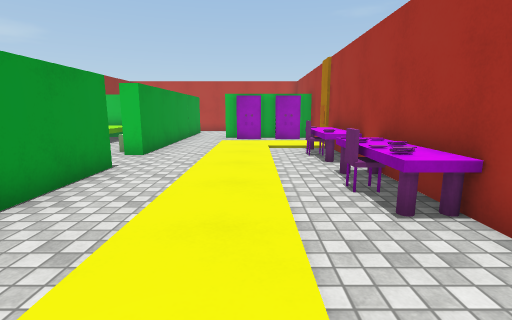
View 1 (above)

19 first-person views from a walk through a 3-D level made in the Unity game engine. The camera is 1.3 m above the floor, tilts 10° down and sees 85° across. The floor is counted in squares, 1 m on a side. Each view is taken from the middle of a square. On the plan, view 1 faces up. The plan holds only what a view shows up to about 13 squares ahead; the rest is blank. The player character is not drawn. Surface patterns are stand-ins for the level's own textures.

View 2
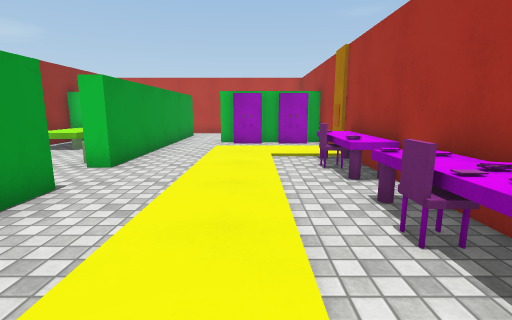

View 3
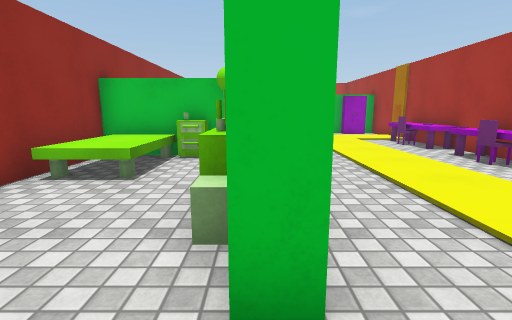

View 4
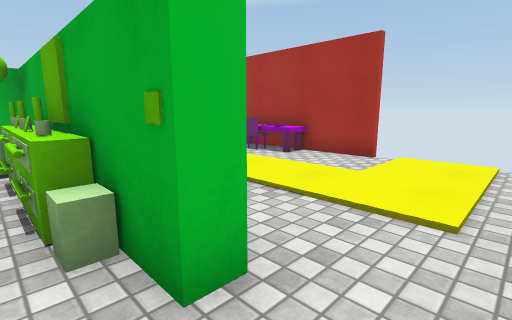

View 5
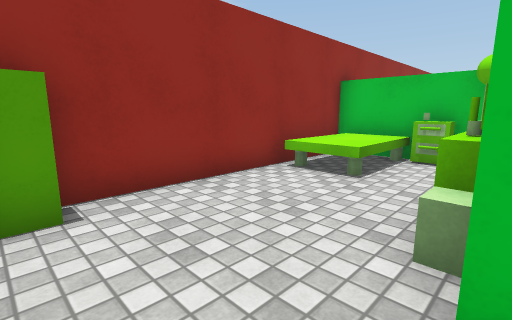

View 6
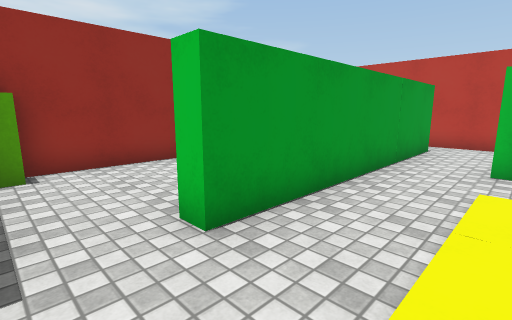

View 7
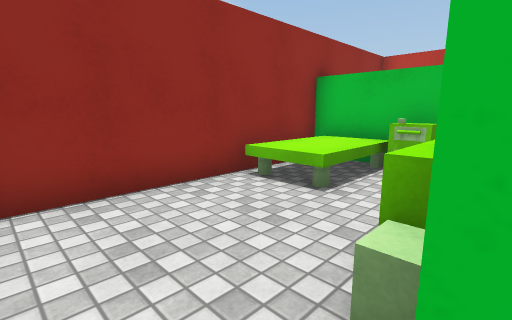

View 8
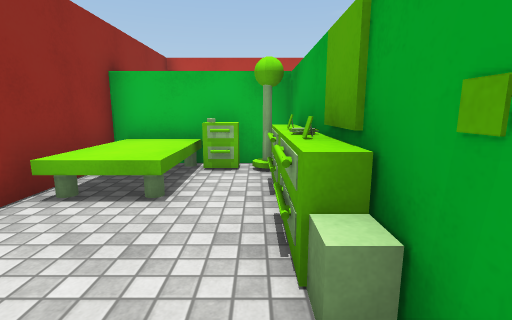

View 9
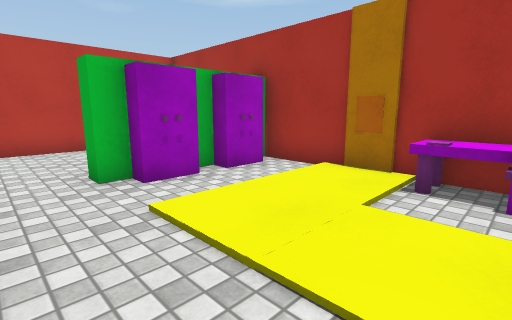

View 10
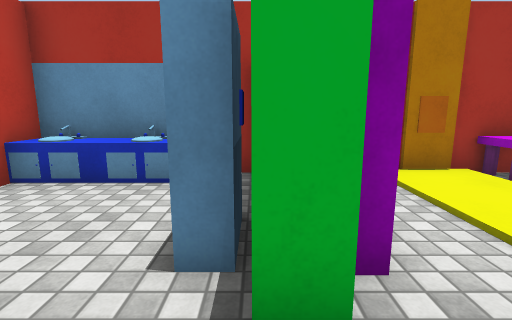

View 11
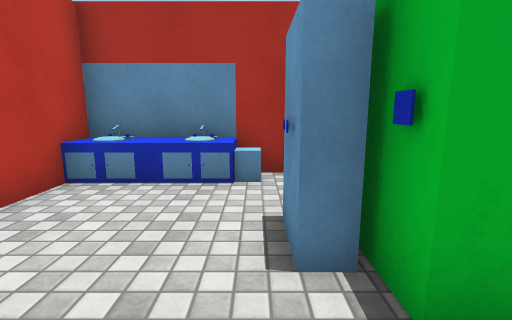

View 12
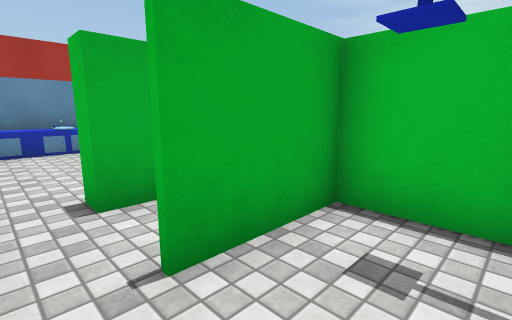

View 13
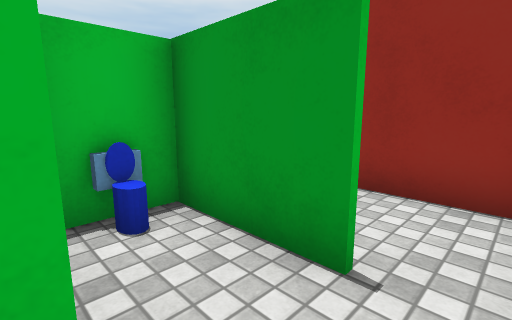

View 14
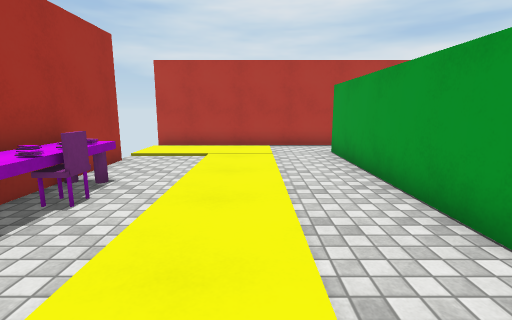

View 15
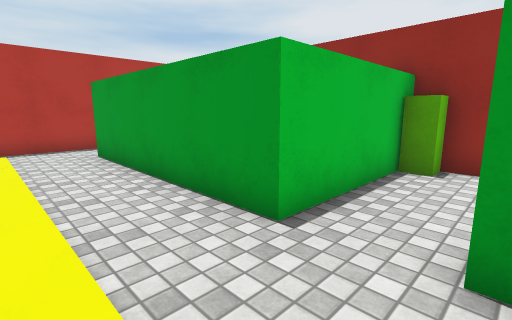

View 16
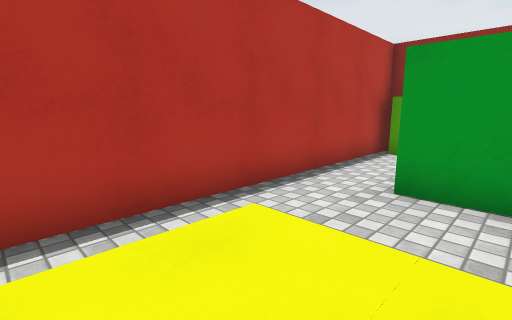

View 17
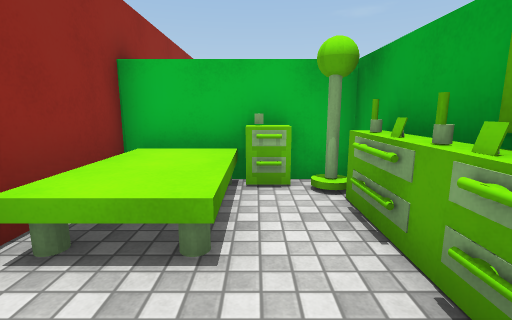

View 18
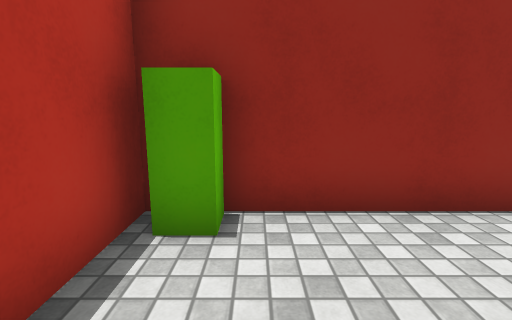

View 19
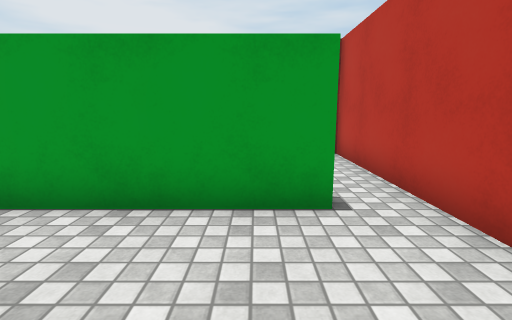

### Floor plan
Points are (right, up) in squares from view 1. A wall is a line through its corners. A room is listed if a view was taken in it or the views show most of it. See-through windows are left out.
Room 1 (views 1, 2, 3, 4, 5, 6, 7, 8, 9, 10, 11, 13, 14, 15, 16, 17, 18, 19)
walls: (-4.2, 5.4) (-4.2, 6.2) (-4.6, 6.2); (-3.6, 9.5) (-3.6, 8.7) (-4.2, 8.7) (-4.2, 9.5); (-7.4, 6.2) (-8.5, 6.2) (-8.5, -2.5) (3.1, -2.5); (-7.5, 6.8) (-3.6, 6.8) (-3.6, 5.4); (-4.2, 11.4) (-4.2, 14.9) (-8.5, 14.9) (-8.5, 7.5); (-3.6, 0.6) (-3.6, -0.5) (-4.2, -0.5) (-4.2, 0.5); (2.8, 1.1) (2.8, 14.4) (-1.6, 14.4) (-1.6, 15) (-0.5, 15); (2.8, 15) (2.8, 16.5); (-4.2, 18) (-3.6, 18) (-3.6, 11.4); (2.9, 19.5) (-4.5, 19.5)
ways out: opening at (-4, 19) to room 3; gap at (3, 1)
objects: green block (-8, -2); bed (-8, 3) to (-6, 6); green block (-8, 7); bed (-8, 12) to (-6, 14); other object (-6, 6); other object (-6, 14); other object (-5, 2) to (-4, 5); lamp (-5, 6); block (-5, 10) to (-4, 10); other object (-5, 11) to (-4, 13); lamp (-5, 14); block (-4, 1); other object (-4, 2); other object (-4, 3); other object (-4, 5); other object (-4, 11); closet (-1, 14) to (0, 14); closet (-1, 15) to (0, 16); closet (1, 14) to (2, 14); table (2, 4) to (2, 6); table (2, 8); chair (2, 9); table (2, 10); blue block (2, 16); sink (2, 17) to (2, 19)
Room 2 (view 12)
walls: (-8, 15.5) (-6, 15.5); (-6.1, 15.4) (-6.1, 18.1); (-6.5, 19.5) (-8.5, 19.5) (-8.5, 17.5)
ways out: opening at (-6, 19) to room 3
Room 3 (no view inside)
walls: (-6, 18.1) (-6, 15.4); (-4.2, 17.1) (-4.2, 18); (-4.5, 19.5) (-6.5, 19.5); (-6, 15.5) (-4.5, 15.5)
ways out: opening at (-4, 19) to room 1; opening at (-6, 19) to room 2
objects: toilet (-5, 16)

Positions as (right, up) in squares from view 1, and headings:
1: (0, 0), facing up
2: (0, 2), facing up
3: (-4, -2), facing up
4: (-5, -2), facing up-right
5: (-4, -2), facing up-left
6: (-1, 7), facing up-left
7: (-4, 8), facing up-left
8: (-5, 8), facing up
9: (-3, 9), facing up-right
10: (-3, 15), facing right
11: (-3, 16), facing right
12: (-8, 19), facing down-right
13: (-4, 19), facing down-left
14: (-1, 9), facing down
15: (-1, 9), facing down-left
16: (1, 1), facing down-left
17: (-6, 1), facing up
18: (-5, -1), facing left
19: (0, 17), facing left
